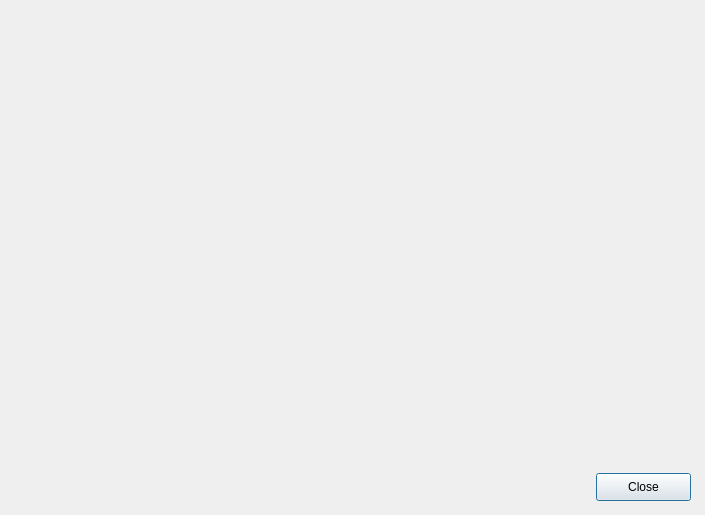
<?xml version="1.0" encoding="UTF-8"?>
<ui version="4.0">
 <class>Dialog</class>
 <widget class="QDialog" name="Dialog">
  <property name="geometry">
   <rect>
    <x>0</x>
    <y>0</y>
    <width>705</width>
    <height>515</height>
   </rect>
  </property>
  <property name="windowTitle">
   <string>MOST calculation results</string>
  </property>
  <layout class="QVBoxLayout" name="vertical_layout">
   <item alignment="Qt::AlignRight|Qt::AlignBottom">
    <widget class="QWidget" name="buttons_widget" native="true">
     <layout class="QHBoxLayout" name="buttons_layout">
      <property name="spacing">
       <number>5</number>
      </property>
      <property name="leftMargin">
       <number>3</number>
      </property>
      <property name="topMargin">
       <number>3</number>
      </property>
      <property name="rightMargin">
       <number>3</number>
      </property>
      <property name="bottomMargin">
       <number>3</number>
      </property>
      <item>
       <widget class="QPushButton" name="push_button_close">
        <property name="minimumSize">
         <size>
          <width>95</width>
          <height>28</height>
         </size>
        </property>
        <property name="maximumSize">
         <size>
          <width>95</width>
          <height>28</height>
         </size>
        </property>
        <property name="text">
         <string>Close</string>
        </property>
       </widget>
      </item>
     </layout>
    </widget>
   </item>
  </layout>
 </widget>
 <resources/>
 <connections>
  <connection>
   <sender>push_button_close</sender>
   <signal>clicked()</signal>
   <receiver>Dialog</receiver>
   <slot>close()</slot>
   <hints>
    <hint type="sourcelabel">
     <x>229</x>
     <y>190</y>
    </hint>
    <hint type="destinationlabel">
     <x>167</x>
     <y>158</y>
    </hint>
   </hints>
  </connection>
 </connections>
</ui>
